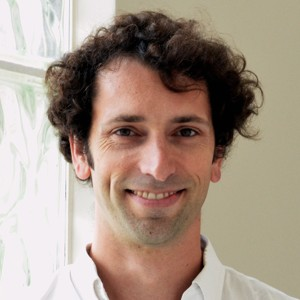
#> input picture png/new demo.png, 300 x 300 px, found by its file name
$ python bruh.py
#> lines starting #> are read from the running program, lines starting #| are printed output that depends on the picture
#convert raw to grayscale first
from PIL import Image
img = Image.open('F:/Project/FDD/png/new demo.png').convert('LA')
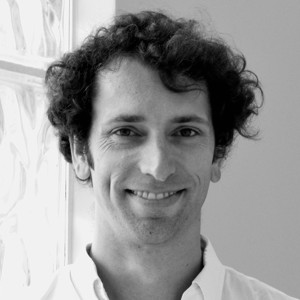
#> img: PIL image 300x300 LA; mean R, G, B, A 153.7, 153.7, 153.7, 255
img.save('F:/Project/FDD/grayscale/beta.png')
#grayscale to RGb but t nghĩ m phải crop ra ! vì nó save fig
import numpy as np
import matplotlib.pyplot as plt
import matplotlib.image as mpimg
def rgb2gray(rgb):
    return np.dot(rgb[...,:3], [0.299, 0.587, 0.144])
img = mpimg.imread('F:/Project/FDD/grayscale/beta.png')
#> img: shape (300, 300, 4) float32
gray = rgb2gray(img)
plt.imshow(gray, cmap = plt.get_cmap('gray'))
plt.savefig('F:/Project/FDD/RGB/beta1.png')
#well ! sau khi t crop ra thì t sẽ lưu beta1 là beta2 nha !
#but t nhận ra png ko phân tích đc ! nên t đá từ png sang jpg
from PIL import Image
import os, sys
im = Image.open("F:/Project/FDD/RGB/beta2.png")
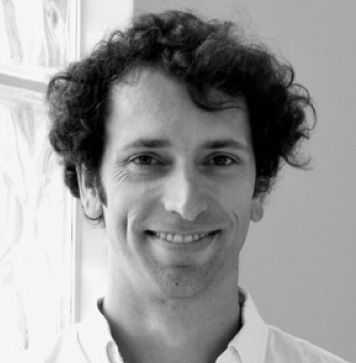
#> input picture RGB/beta2.png, 356 x 363 px, found by its file name
#> im is the input picture: PIL image 356x363 RGBA; mean R, G, B, A 153.2, 153.2, 153.2, 255
bg = Image.new("RGB", im.size, (255,255,255))
#> bg: PIL image 356x363 RGB; every value is 255
bg.paste(im,im)
bg.save("F:/Project/FDD/RGB/test.jpg")
#ok ! giờ thì đá từ cái jpg sang diagram
#part1
import cv2
import numpy as np
from matplotlib import pyplot as plt
img = cv2.imread('F:/Project/FDD/RGB/test.jpg')
#> img: shape (363, 356, 3); min 0, max 255, mean 153.2
color = ('b','g','r')
for i,col in enumerate(color):
    histr = cv2.calcHist([img],[i],None,[256],[0,256])
    plt.plot(histr,color = col)
    plt.xlim([0,256])
plt.show()
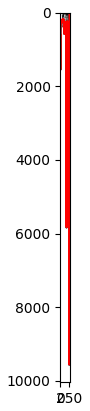
#> figure drawn by matplotlib, 1 panel
#part2
import cv2
import numpy as np
from matplotlib import pyplot as plt
img = cv2.imread('F:/Project/FDD/RGB/test.jpg',0)
#> img: shape (363, 356); min 0, max 255, mean 153.2
plt.hist(img.ravel(),256,[0,256])
plt.show()
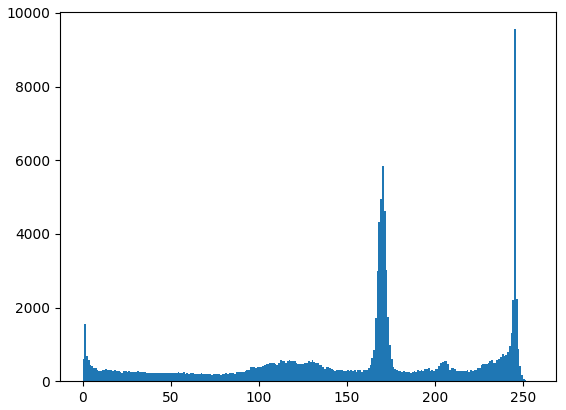
#> figure drawn by matplotlib, 1 panel; tallest bar 9557 high, from x = 245 to 246
#thế là phân tích xong ! :)))
